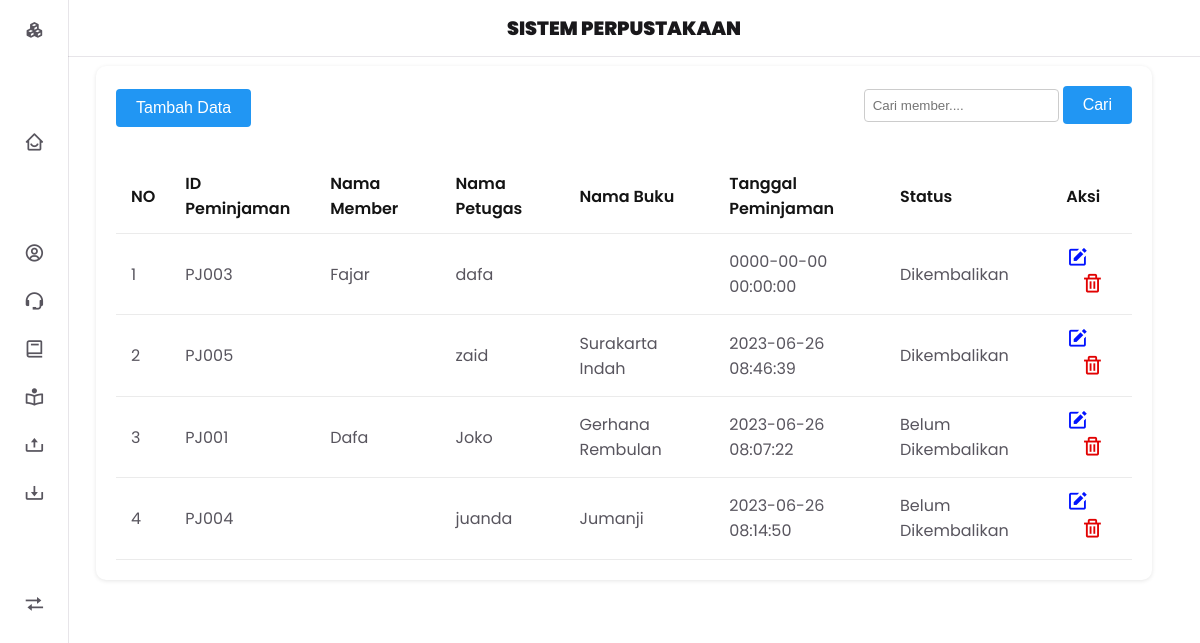
Screenshot of /public/peminjaman with the database file from the repository.
### tables this page shows
CREATE TABLE `peminjaman` (
  `id_peminjaman` varchar(20) NOT NULL,
  `id_bukuFK` varchar(20) DEFAULT NULL,
  `id_petugasFK` varchar(20) DEFAULT NULL,
  `id_memberFK` varchar(20) DEFAULT NULL,
  `tanggal_peminjaman` datetime DEFAULT current_timestamp()
);

CREATE TABLE `member` (
  `id_member` varchar(20) NOT NULL,
  `nama_member` varchar(100) DEFAULT NULL,
  `alamat_member` varchar(255) DEFAULT NULL,
  `telp_member` varchar(15) DEFAULT NULL
);

CREATE TABLE `petugas` (
  `id_petugas` varchar(20) NOT NULL,
  `nama_petugas` varchar(100) DEFAULT NULL,
  `alamat_petugas` varchar(255) DEFAULT NULL,
  `telp_petugas` varchar(15) DEFAULT NULL
);

CREATE TABLE `buku` (
  `id_buku` varchar(20) NOT NULL,
  `kode_buku` varchar(20) DEFAULT NULL,
  `judul_buku` varchar(255) DEFAULT NULL,
  `penerbit_buku` varchar(255) DEFAULT NULL,
  `tahun_penerbit` date DEFAULT NULL
);

### app/core/Controller.php (called while the page is built, shortened)
<?php
class Controller{
    public function view($view, $data =[])
    {
        require_once '../app/views/'. $view . '.php';
    }
    public function model($model)
    {
        return new $model;
    }
}

### app/controllers/Peminjaman.php (called while the page is built, shortened)
<?php
class Peminjaman extends Controller{
    public function index()
    {
        $data['judul'] = 'Data Peminjaman';
        $data['pmjmn'] = $this->model('Peminjaman_model')->getAllPeminjaman();
        $this->view('peminjaman/index', $data);
    }
}

### app/core/App.php (called while the page is built, shortened)
<?php
class App{
    protected $method = 'index';
    protected $params = [];
    public function __construct()
    {
        $this->controller = new $this->controller;
        call_user_func_array([$this->controller, $this->method], $this->params);
    }
}

### public/index.php (called while the page is built, shortened)
<?php
$app = new App;

### app/core/Database.php (called while the page is built, shortened)
<?php
class Database{
    private $host = DB_HOST;
    private $user = DB_USER;
    private $pass = DB_PASS;
    private $db_name = DB_NAME;
    private $dbh;
    private $stmt;
    public function __construct()
    {
        $dsn = 'mysql:host=' . $this->host. ';dbname=' . $this->db_name ;
        $option = [
            PDO::ATTR_PERSISTENT => true,
            PDO::ATTR_ERRMODE => PDO::ERRMODE_EXCEPTION
        ];
        try{
            $this->dbh = new PDO($dsn, $this->user, $this->pass, $option);
        }catch(PDOException $e){
            die($e->getMessage());
        }
    }
    public function query($query)
    {
        $this->stmt = $this->dbh->prepare($query);
    }
    public function execute()
    {
        $this->stmt->execute();
    }
    public function resultSet()
    {
        $this->execute();
        return $this->stmt->fetchAll(PDO::FETCH_ASSOC);
    }
}

### app/models/Peminjaman_model.php (called while the page is built, shortened)
<?php
class Peminjaman_model{
    private $db;
    public function __construct()
    {
        $this->db = new Database;
    }
    public function getAllPeminjaman()
    {
        $this->db->query("SELECT DISTINCT peminjaman.id_peminjaman, peminjaman.tanggal_peminjaman, member.nama_member, petugas.nama_petugas, buku.judul_buku, IF(pengembalian.id_peminjamanFK IS NOT NULL, 'Dikembalikan', 'Belum Dikembalikan') AS status_tx
        FROM peminjaman
        LEFT JOIN buku ON buku.id_buku = peminjaman.id_bukuFK
        LEFT JOIN member ON member.id_member = peminjaman.id_memberFK
        LEFT JOIN petugas ON petugas.id_petugas = peminjaman.id_petugasFK
        LEFT JOIN pengembalian ON pengembalian.id_peminjamanFK = peminjaman.id_peminjaman");
        return $this->db->resultSet();
    }
}

### app/views/peminjaman/index.php (the view)
<div class="main__container">
    <div class="table-container">
      <div class="button-container">
        <div class="left-button">
          <button onclick="window.location.href='<?=BASEURL;?>/peminjaman/add'" class="add-button">Tambah Data</button>
        </div>
        <form method="POST" action="">
          <div class="right-container">
            <input type="text" class="search-input" placeholder="Cari member...." name="filter">
            <button type="submit" name="search" class="search-button">Cari</button>
          </div>
        </form>
      </div>
      <table class="table">
        <thead>
          <tr>
          <th>NO</th>
          <th>ID Peminjaman</th>
          <th>Nama Member</th>
          <th>Nama Petugas</th>
          <th>Nama Buku</th>
          <th>Tanggal Peminjaman</th>
          <th>Status</th>
          <th>Aksi</th>
          </tr>
        </thead>
        <?php
        $no = 1;
        foreach($data['pmjmn'] as $pmjmn):
        ?>
        <tbody>
            <td><?= $no++; ?></td>
            <td><?= $pmjmn['id_peminjaman']; ?></td>
            <td><?= $pmjmn['nama_member']; ?></td>
            <td><?= $pmjmn['nama_petugas']; ?></td>
            <td><?= $pmjmn['judul_buku']; ?></td>
            <td><?= $pmjmn['tanggal_peminjaman']; ?></td>
            <td><?= $pmjmn['status_tx']; ?></td>
            <td>
              <a href="<?= BASEURL;?>/peminjaman/edit/<?= $pmjmn['id_peminjaman']; ?>" class="edit-button"><i class='bx bxs-edit'></i></a>
              <a href="<?= BASEURL; ?>/peminjaman/hapus/<?=$pmjmn['id_peminjaman'];?>" onclick="return confirm('Yakin Menghapus buku?')" class="delete-button"><i class='bx bx-trash' ></i></a>
            </td>
        </tbody>
        <?php endforeach; ?>
      </table>
    </div>
  </div>

### public/css/style.css (style rules this page uses)
:root { --header-height: 3.5rem; --nav-width: 219px; --first-color: #6923d0; --frist-color-light: #f4f0fa; --title-color: #19181b; --text-color: #58555e; --text-color-light: #a5a1aa; --body-color: #ffffff; --container-color: #fff; --card-body-color: rgb(255, 255, 255); --body-font: 'Poppins', sans-serif; --big-font-size: 1.2rem; --normal-font-size: 0.938rem; --small-font-size: 0.75rem; --smaller-font-size: 0.75rem; --font-big: 900; --font-medium: 500; --font-semi-bold: 600; --z-fixed: 100; }
body { align-items: center; justify-content: center; margin: 50 0 0 0; padding: 1rem 1rem 0; font-family: var(--body-font); font-size: var(--normal-font-size); background-color: var(--body-color); color: var(--text-color); }
a { text-decoration: none; }
@media screen and (min-width: 780px) { body { padding: 1rem 3rem 0 6rem; } }
.table-container { background-color: #fff; border-radius: 10px; box-shadow: 0 1px 4px rgba(0, 0, 0, 0.1); padding: 20px; overflow-x: auto; }
.table { width: 100%; border-collapse: collapse; }
.table th, .table td { padding: 12px 15px; text-align: left; border-bottom: 1px solid #ebebeb; }
.table th { font-weight: 600; color: #141414; }
.edit-button, .delete-button { font-size: 1.4rem; color: #0112ff; }
.delete-button { padding-left: 15; margin-right: 5px; color: rgb(225, 2, 2); }
.edit-button { margin-right: -10px; }
.button-container { display: flex; flex-wrap: wrap; justify-content: space-between; align-items: center; margin-bottom: 20px; }
.left-button { flex: 1; margin-bottom: 10px; }
.search-input { margin-left: 10px; padding: 8px; border: 1px solid #ccc; border-radius: 4px; }
.search-button, .add-button { padding: 10px 20px; font-size: 16px; background-color: #2196f3; color: #fff; border: none; border-radius: 4px; cursor: pointer; }

### rows the page displays
peminjaman: id_peminjaman "PJ003", member.nama_member "Fajar", petugas.nama_petugas "dafa", tanggal_peminjaman "0000-00-00 00:00:00", status_tx "Dikembalikan"
peminjaman: id_peminjaman "PJ005", petugas.nama_petugas "zaid", buku.judul_buku "Surakarta Indah", tanggal_peminjaman "2023-06-26 08:46:39", status_tx "Dikembalikan"
peminjaman: id_peminjaman "PJ001", member.nama_member "Dafa", petugas.nama_petugas "Joko", buku.judul_buku "Gerhana Rembulan", tanggal_peminjaman "2023-06-26 08:07:22", status_tx "Belum Dikembalikan"
peminjaman: id_peminjaman "PJ004", petugas.nama_petugas "juanda", buku.judul_buku "Jumanji", tanggal_peminjaman "2023-06-26 08:14:50", status_tx "Belum Dikembalikan"
